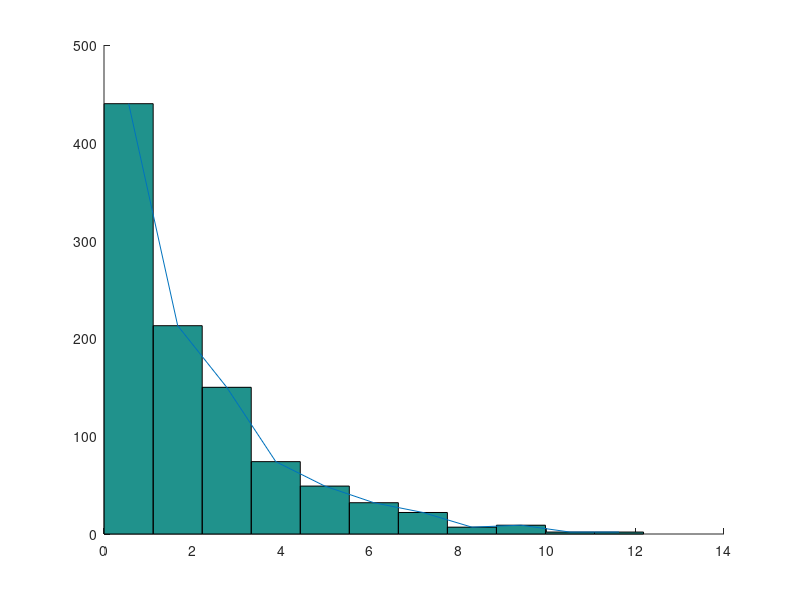

This chart was generated by the following MATLAB code:
niu=2;
N=1000;

x=random("exp",niu,[1,N]);

[u,v]=sort(x);
fprintf("%d\n",x)
m=min(x); 
M=max(x);  
fprintf("Minimul: %d\n",m)
fprintf("Maximul: %d\n",M)
nr_clase=1+10/3*log10(N);   
n=fix(nr_clase);
fprintf("Nr de clase: %d\n",n)
d=(M-m)/n;
fprintf("Lungimea claselor:%d\n",d)
i=1:n+1;
c_i=m+(i-1)*d ;
[f, middle] = hist(x, n)

%Tabelul sistematizat 
fprintf("| Nr. |    Clasa    | Frecventa absoluta | Mijlocul clasei | Frecventa relativa |\n");
fprintf("---------------------------------------------------------------------------------\n");
for i=1:n
  str1 = mat2str(i);
  str2 = mat2str(c_i(i));
  str3 = mat2str(c_i(i+1));
  str4 = mat2str(f(i));
  str5 = mat2str(middle(i));
  str6 = mat2str(N);
  if i==n
    fprintf("| %3s | [%.4s,%.4s] | %10s\t | %10.4s\t   | %6s/%.6s        |\n",str1,str2,str3,str4,str5,str4,str6);
  else
    fprintf("| %3s | [%.4s,%.4s) | %10s\t | %10.4s\t   | %6s/%.6s        |\n",str1,str2,str3,str4,str5,str4,str6);
  end
  fprintf("---------------------------------------------------------------------------------\n");
end

figure
hold on
hist(x,n)

hold on 
plot(middle,f)
hold off

a=mean(x);
fprintf("Media aritmetica: %d\n", a);
g=geomean(x);
fprintf("Media geometrica: %d\n",g);
h=harmmean(x);
fprintf("Media armonica: %d\n",h);
 %Mediana
 med=median(x);
 fprintf("Mediana: %d\n",med);
 %Modul
 i = find(f == max(f));
 mod = middle(i);
 fprintf("Modul: %d\n",mod)
 
%Cuartilele
cuartile = prctile(x, [25 50 75]);
fprintf("Q1(cuartila inferioara): %f\n",cuartile(1));
fprintf("Q2: %.2f\n",cuartile(2));
fprintf("Q3(cuartila superioara): %f\n",cuartile(3));

dis=var(x);
fprintf("Dispersia: %f\n",var(x));
abt=std(x);
fprintf("Abaterea standard: %f\n",std(x));

moment1 = moment(x,1);
fprintf("Momentul centrat de ordin 1  : %f\n", moment1);
moment2 = moment(x,2);
fprintf("Momentul centrat de ordin 2  : %f\n", moment2);
moment3 = moment(x,3);
fprintf("Momentul centrat de ordin 3  : %f\n", moment3);
moment4 = moment(x,4);
fprintf("Momentul centrat de ordin 4  : %f\n", moment4);